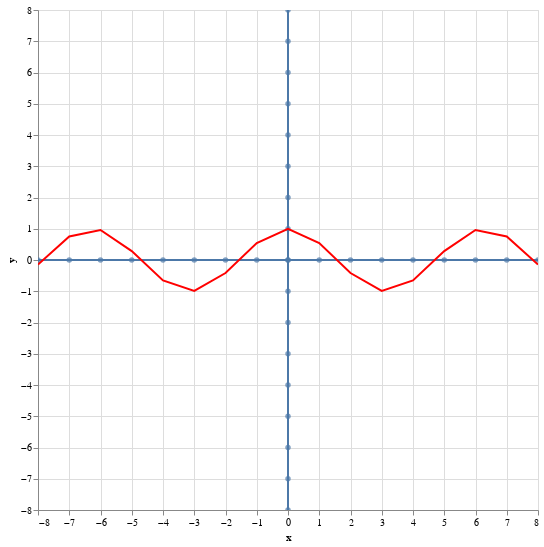

Write notebook code for a chart like this one.
### Code cell
df = get_xy_data(8, lambda x: math.cos(x))
plot_line_coordinate_plane(df)

### Figure 1 — Vega-Lite specification as saved in the notebook (floating-point values rounded to 4 significant figures)
{"config": {"view": {"continuousWidth": 300, "continuousHeight": 300}}, "layer": [{"data": {"name": "data-0e689a87dd667492dd2ebcb1e1092fc2"}, "mark": {"type": "line"}, "encoding": {"x": {"field": "x", "type": "quantitative"}, "y": {"field": "y", "type": "quantitative"}}, "name": "view_43"}, {"data": {"name": "data-094d66fe1b7e3ab3e81620bafed4f19f"}, "mark": {"type": "line"}, "encoding": {"x": {"field": "x", "type": "quantitative"}, "y": {"field": "y", "type": "quantitative"}}}, {"data": {"name": "data-0e689a87dd667492dd2ebcb1e1092fc2"}, "mark": {"type": "circle"}, "encoding": {"tooltip": [{"field": "x", "type": "quantitative"}], "x": {"field": "x", "type": "quantitative"}, "y": {"field": "y", "type": "quantitative"}}}, {"data": {"name": "data-094d66fe1b7e3ab3e81620bafed4f19f"}, "mark": {"type": "circle"}, "encoding": {"tooltip": [{"field": "y", "type": "quantitative"}], "x": {"field": "x", "type": "quantitative"}, "y": {"field": "y", "type": "quantitative"}}}, {"data": {"name": "data-9a4d03bac30acdde3552b97e1d04be47"}, "mark": {"type": "line", "color": "red"}, "encoding": {"tooltip": [{"field": "x", "type": "quantitative"}, {"field": "y", "type": "quantitative"}], "x": {"field": "x", "type": "quantitative"}, "y": {"field": "y", "type": "quantitative"}}}], "height": 500, "params": [{"name": "param_43", "select": {"type": "interval", "encodings": ["x", "y"]}, "bind": "scales", "views": ["view_43"]}], "width": 500, "$schema": "https://vega.github.io/schema/vega-lite/v5.20.1.json", "datasets": {"data-0e689a87dd667492dd2ebcb1e1092fc2": [{"x": -8, "y": 0}, {"x": -7, "y": 0}, {"x": -6, "y": 0}, {"x": -5, "y": 0}, {"x": -4, "y": 0}, {"x": -3, "y": 0}, {"x": -2, "y": 0}, {"x": -1, "y": 0}, {"x": 0, "y": 0}, {"x": 1, "y": 0}, {"x": 2, "y": 0}, {"x": 3, "y": 0}, {"x": 4, "y": 0}, {"x": 5, "y": 0}, {"x": 6, "y": 0}, {"x": 7, "y": 0}, {"x": 8, "y": 0}], "data-094d66fe1b7e3ab3e81620bafed4f19f": [{"x": 0, "y": -8}, {"x": 0, "y": -7}, {"x": 0, "y": -6}, {"x": 0, "y": -5}, {"x": 0, "y": -4}, {"x": 0, "y": -3}, {"x": 0, "y": -2}, {"x": 0, "y": -1}, {"x": 0, "y": 0}, {"x": 0, "y": 1}, {"x": 0, "y": 2}, {"x": 0, "y": 3}, {"x": 0, "y": 4}, {"x": 0, "y": 5}, {"x": 0, "y": 6}, {"x": 0, "y": 7}, {"x": 0, "y": 8}], "data-9a4d03bac30acdde3552b97e1d04be47": [{"x": -8, "y": -0.1455}, {"x": -7, "y": 0.7539}, {"x": -6, "y": 0.9602}, {"x": -5, "y": 0.2837}, {"x": -4, "y": -0.6536}, {"x": -3, "y": -0.99}, {"x": -2, "y": -0.4161}, {"x": -1, "y": 0.5403}, {"x": 0, "y": 1.0}, {"x": 1, "y": 0.5403}, {"x": 2, "y": -0.4161}, {"x": 3, "y": -0.99}, {"x": 4, "y": -0.6536}, {"x": 5, "y": 0.2837}, {"x": 6, "y": 0.9602}, {"x": 7, "y": 0.7539}, {"x": 8, "y": -0.1455}]}}
